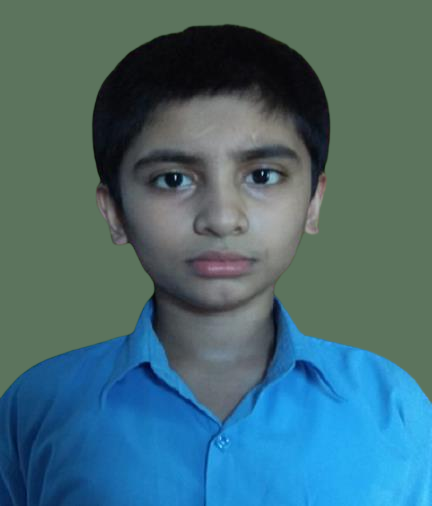
#> input picture files/1249.jpg, 432 x 506 px
$ python -i preprocessing.py   (imports and definitions only)
#> lines starting #> are read from the running program, lines starting #| are printed output that depends on the picture
#> further down, picture is the input picture: shape (506, 432, 3); mean B, G, R 117.2, 107.4, 69.7
import cv2
import logging

def preprocess_image(image, target_width=224, target_height=224):
    """
    Preprocesses the input image by resizing and converting it to grayscale.
    """
#> called with target_width = 224, target_height = 224
    if image is None:
        logging.error("Input image is None")
        raise ValueError("Input image is None")

    resized_image = cv2.resize(image, (target_width, target_height), interpolation=cv2.INTER_LINEAR)
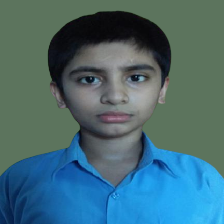
#> resized_image: shape (224, 224, 3); mean B, G, R 117.2, 107.3, 69.6
    grayscale_image = cv2.cvtColor(resized_image, cv2.COLOR_BGR2GRAY)
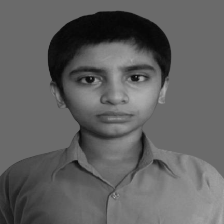
#> grayscale_image: shape (224, 224); min 5, max 175, mean 97.1
    resized_image_rgb = cv2.cvtColor(resized_image, cv2.COLOR_BGR2RGB)

    logging.info(f"Image preprocessed: Resized to {target_width}x{target_height}")
    return grayscale_image, resized_image_rgb

>>> import cv2
>>> picture = cv2.imread('files/1249.jpg')
>>> result = preprocess_image(picture)

$ run again, on files/1272.jpg
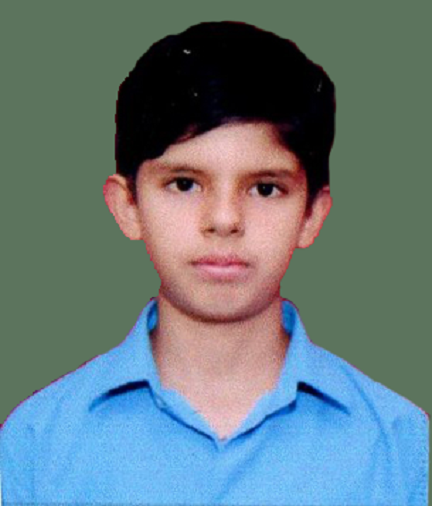
#> input picture files/1272.jpg, 432 x 506 px
#> picture is the input picture: shape (506, 432, 3); mean B, G, R 126.4, 121.9, 102.8
#> in preprocess_image, `resized_image = cv2.resize(image, (target_width, target_height), inter..`:
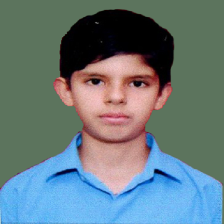
#> resized_image: shape (224, 224, 3); mean B, G, R 126.3, 121.9, 102.7
#> in preprocess_image, `grayscale_image = cv2.cvtColor(resized_image, cv2.COLOR_BGR2GRAY)`:
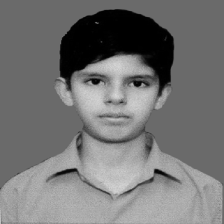
#> grayscale_image: shape (224, 224); min 0, max 218, mean 116.5

$ run again, on files/1291.jpg
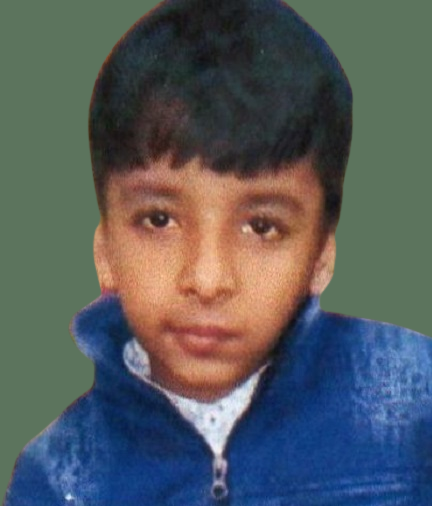
#> input picture files/1291.jpg, 432 x 506 px
#> picture is the input picture: shape (506, 432, 3); mean B, G, R 93.4, 90.6, 84.8
#> in preprocess_image, `resized_image = cv2.resize(image, (target_width, target_height), inter..`:
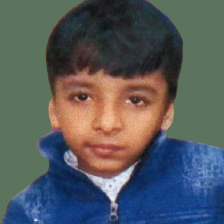
#> resized_image: shape (224, 224, 3); mean B, G, R 93.3, 90.6, 84.7
#> in preprocess_image, `grayscale_image = cv2.cvtColor(resized_image, cv2.COLOR_BGR2GRAY)`:
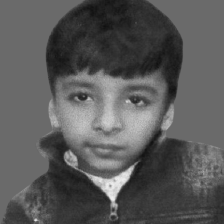
#> grayscale_image: shape (224, 224); min 16, max 238, mean 89

$ run again, on files/1339.jpg
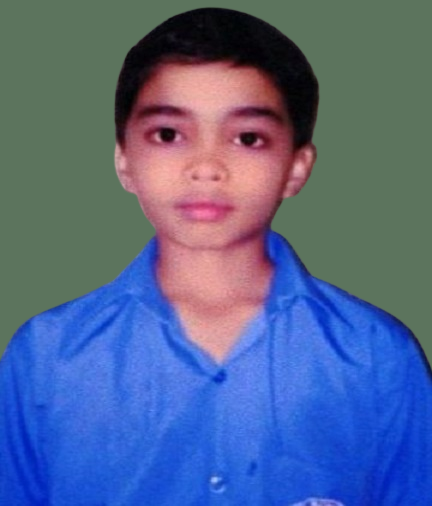
#> input picture files/1339.jpg, 432 x 506 px
#> picture is the input picture: shape (506, 432, 3); mean B, G, R 142.4, 101, 84.3
#> in preprocess_image, `resized_image = cv2.resize(image, (target_width, target_height), inter..`:
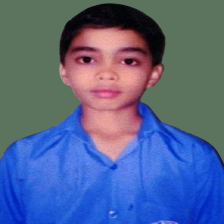
#> resized_image: shape (224, 224, 3); mean B, G, R 142.3, 100.9, 84.3
#> in preprocess_image, `grayscale_image = cv2.cvtColor(resized_image, cv2.COLOR_BGR2GRAY)`:
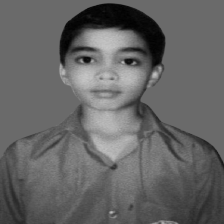
#> grayscale_image: shape (224, 224); min 0, max 198, mean 100.6
